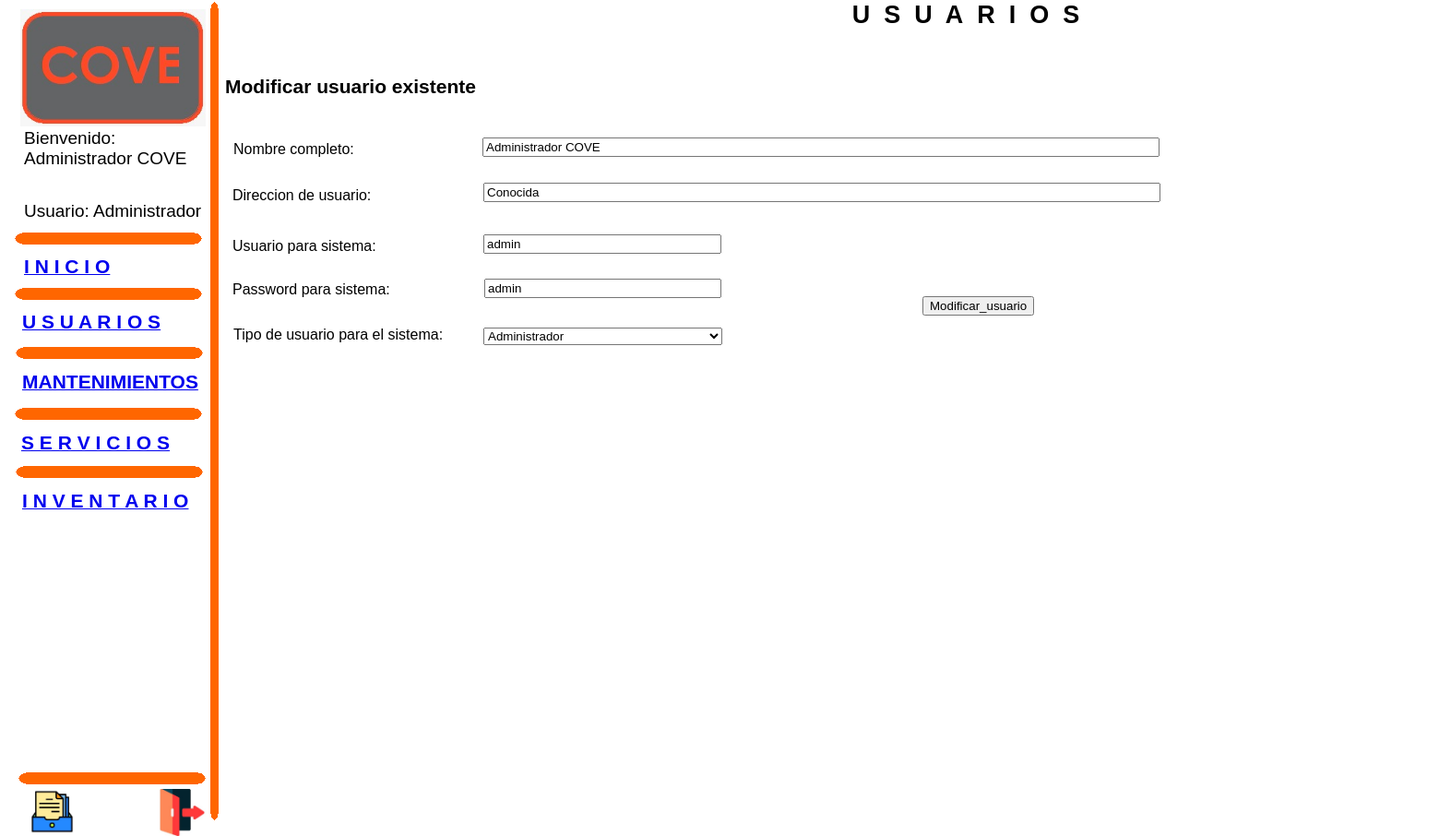
The app's page /modificar_usuario.php?id=1 (signed in) with its own data.
### tables this page shows
CREATE TABLE `usuarios` (
  `id` int(11) NOT NULL AUTO_INCREMENT,
  `nombre` varchar(500) NOT NULL,
  `direccion` varchar(500) NOT NULL,
  `usuario` varchar(100) NOT NULL,
  `password` varchar(100) NOT NULL,
  `estado` int(11) NOT NULL DEFAULT 1,
  `rol` int(11) NOT NULL,
  `realizo` varchar(500) NOT NULL,
  `fecha_modificacion` datetime NOT NULL,
  PRIMARY KEY (`id`)
);

### modificar_usuario.php (the view, shortened to what this page needs)
<!DOCTYPE HTML PUBLIC "-//W3C//DTD HTML 4.01 Transitional//EN">
<html>
<head>
</head>
<body>
<div id="container">
<div id="image1" style="position:absolute; overflow:hidden; left:22px; top:10px; width:201px; height:127px; z-index:0"><img src="images/WhatsApp Image 2024-01-16 at 7.01.31 PM.jpeg" alt="" title="" border=0 width=201 height=127></div>
<div id="roundrect1" style="position:absolute; overflow:hidden; left:228px; top:2px; width:10px; height:888px; z-index:1"><img border=0 width="100%" height="100%" alt="" src="images/roundrect266965375.gif"></div>
<div id="text7" style="position:absolute; overflow:hidden; left:247px; top:1px; width:1600px; height:35px; z-index:2">
<div class="wpmd">
<div align=center><font class="ws20"><B>U&nbsp; S&nbsp; U&nbsp; A&nbsp; R&nbsp; I&nbsp; O&nbsp; S</B></font></div>
</div></div>
<div id="text8" style="position:absolute; overflow:hidden; left:244px; top:82px; width:1255px; height:35px; z-index:3">
<div class="wpmd">
<div><font class="ws16"><B>Modificar usuario existente</B></font></div>
</div></div>
<?php
include_once "conexion.php";
$ids = $_GET['id'];
$consulta="select * from usuarios where id=".$ids;
		$fila = mysqli_fetch_assoc(mysqli_query($conexion,$consulta));
?>
<form name="form1" method="POST" action="modificar_usuario_formulario.php" style="margin:0px">
<input name="formtext1" type="text" value="<?php echo $fila['nombre'];?>" style="position:absolute;width:734px;left:523px;top:149px;z-index:5">
<input name="formtext2" type="text" value="<?php echo $fila['direccion'];?>" style="position:absolute;width:734px;left:524px;top:198px;z-index:7">
<input name="formtext3" type="text" value="<?php echo $fila['usuario'];?>" style="position:absolute;width:258px;left:524px;top:254px;z-index:11">
<input name="formtext4" type="text" value="<?php echo $fila['password'];?>" style="position:absolute;width:257px;left:525px;top:302px;z-index:12">
<select name="formselect1" style="position:absolute;left:524px;top:355px;width:259px;z-index:14">
<?php
if ($fila['rol'] == 1)
echo "<option value='1'>Administrador</option>";
else
echo "<option value='2'>Empleado</option>";
?>
</select>
<input name="formbutton1" type="submit" value="Modificar_usuario" style="position:absolute;left:1000px;top:321px;z-index:15">
</form>
<div id="text9" style="position:absolute; overflow:hidden; left:253px; top:153px; width:215px; height:26px; z-index:6">
<div class="wpmd">
<div><font class="ws12">Nombre completo:</font></div>
</div></div>
<div id="text10" style="position:absolute; overflow:hidden; left:252px; top:203px; width:216px; height:26px; z-index:8">
<div class="wpmd">
<div><font class="ws12">Direccion de usuario:</font></div>
</div></div>
<div id="text11" style="position:absolute; overflow:hidden; left:252px; top:258px; width:216px; height:26px; z-index:9">
<div class="wpmd">
<div><font class="ws12">Usuario para sistema:</font></div>
</div></div>
<div id="text12" style="position:absolute; overflow:hidden; left:252px; top:305px; width:216px; height:26px; z-index:10">
<div class="wpmd">
<div><font class="ws12">Password para sistema:</font></div>
</div></div>
<div id="text13" style="position:absolute; overflow:hidden; left:253px; top:354px; width:244px; height:26px; z-index:13">
<div class="wpmd">
<div><font class="ws12">Tipo de usuario para el sistema:</font></div>
</div></div>
<div id="roundrect2" style="position:absolute; overflow:hidden; left:16px; top:252px; width:204px; height:14px; z-index:16"><img border=0 width="100%" height="100%" alt="" src="images/roundrect276373765.gif"></div>
<div id="roundrect3" style="position:absolute; overflow:hidden; left:16px; top:312px; width:204px; height:14px; z-index:17"><img border=0 width="100%" height="100%" alt="" src="images/roundrect276373781.gif"></div>
<div id="text1" style="position:absolute; overflow:hidden; left:24px; top:337px; width:194px; height:35px; z-index:18">
<a href="usuarios.php" title="Administración de usuarios"><div class="wpmd">
<div><font class="ws16"><B>U S U A R I O S</B></font></div>
</div></a></div>
<div id="roundrect4" style="position:absolute; overflow:hidden; left:17px; top:376px; width:204px; height:14px; z-index:19"><img border=0 width="100%" height="100%" alt="" src="images/roundrect276373812.gif"></div>
<div id="text2" style="position:absolute; overflow:hidden; left:24px; top:402px; width:198px; height:35px; z-index:20">
<a href="mantenimientos.php" title="Administración de mantenimientos"><div class="wpmd">
<div><font class="ws16"><B>MANTENIMIENTOS</B></font></div>
</div></a></div>
<div id="roundrect5" style="position:absolute; overflow:hidden; left:16px; top:442px; width:204px; height:14px; z-index:21"><img border=0 width="100%" height="100%" alt="" src="images/roundrect276373843.gif"></div>
<div id="text3" style="position:absolute; overflow:hidden; left:23px; top:468px; width:198px; height:35px; z-index:22">
<a href="servicios.php" title="Administración de servicios"><div class="wpmd">
<div><font class="ws16"><B>S E R V I C I O S</B></font></div>
</div></a></div>
<div id="roundrect6" style="position:absolute; overflow:hidden; left:17px; top:505px; width:204px; height:14px; z-index:23"><img border=0 width="100%" height="100%" alt="" src="images/roundrect276373875.gif"></div>
<div id="text4" style="position:absolute; overflow:hidden; left:24px; top:531px; width:198px; height:35px; z-index:24">
<a href="inventario.php" title="Administración de inventario"><div class="wpmd">
<div><font class="ws16"><B>I N V E N T A R I O</B></font></div>
</div></a></div>
<div id="roundrect7" style="position:absolute; overflow:hidden; left:20px; top:837px; width:204px; height:14px; z-index:25"><img border=0 width="100%" height="100%" alt="" src="images/roundrect276373906.gif"></div>
<div id="image4" style="position:absolute; overflow:hidden; left:33px; top:856px; width:47px; height:47px; z-index:22"><a href="archivo.php" title="Registros guardados"><img src="images/paste5.jpg" alt="" title="" border=0 width=47 height=47></a></div>
<div id="image5" style="position:absolute; overflow:hidden; left:172px; top:855px; width:51px; height:51px; z-index:23"><a href="salir.php" title="Salir del sistema"><img src="images/paste8.jpg" alt="" title="" border=0 width=51 height=51></a></div>
<div id="text6" style="position:absolute; overflow:hidden; left:26px; top:277px; width:189px; height:35px; z-index:27">
<a href="sistema.php" title="Inicio de sistema"><div class="wpmd">
<div><font class="ws16"><B>I N I C I O</B></font></div>
</div></a></div>
<div id="text14" style="position:absolute; overflow:hidden; left:26px; top:139px; width:197px; height:66px; z-index:28">
<div class="wpmd">
<div><font class="ws14">Bienvenido: <?php echo $_SESSION["nombre_usuario"];?></font></div>
</div></div>
<div id="text15" style="position:absolute; overflow:hidden; left:26px; top:218px; width:203px; height:36px; z-index:29">
<div class="wpmd">
<div><font class="ws14">Usuario: <?php if($_SESSION["rol"] == 1) echo "Administrador"; else echo "Empleado"?></font></div>
</div></div>
</div>
</body>
</html>

### modificar_usuario.php (style rules this page uses)
.ws12 { font-size: 16px; }
.ws14 { font-size: 19px; }
.ws16 { font-size: 21px; }
.ws20 { font-size: 27px; }
.wpmd { font-size: 13px;font-family: Arial,Helvetica,Sans-Serif;font-style: normal;font-weight: normal; }
DIV,UL,OL { margin-top: 0px; margin-bottom: 0px; }
div#container { position:relative; width: 1863px; margin-top: 0px; margin-left: auto; margin-right: auto; text-align:left; }
body { text-align:center;margin:0 }

### records on screen
usuarios: formtext1 "Administrador COVE", formtext2 "Conocida", formtext3 "admin", formtext4 "admin", formselect1 "Administrador"

### other values on screen
$_SESSION["nombre_usuario"] "Administrador COVE"
